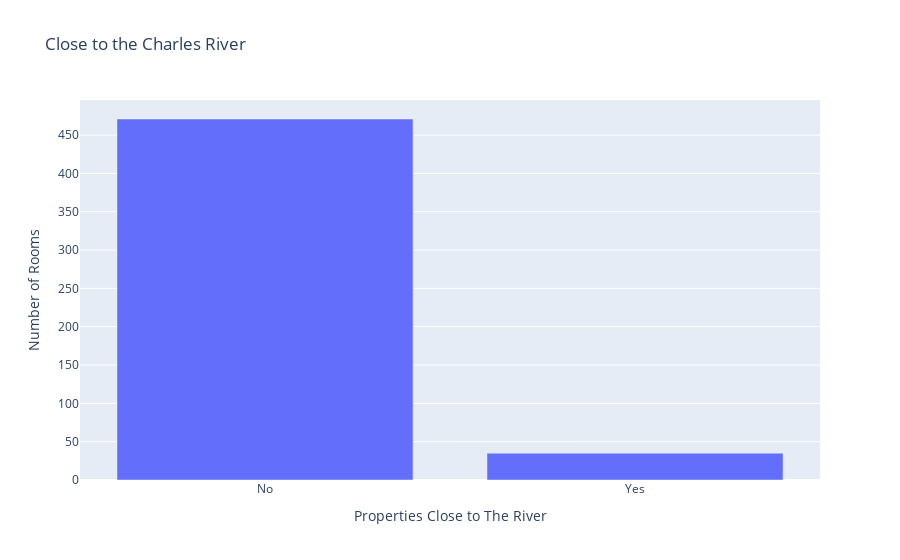

Write notebook code for a chart like this one.
### Code cell
bar = px.bar(
            x=['No', 'Yes' ],
            y=access_to_river,
            color_continuous_scale=px.colors.sequential.Magenta,
            title='Close to the Charles River'
)

bar.update_layout(
                xaxis_title='Properties Close to The River',
                yaxis_title='Number of Rooms',
                coloraxis_showscale=False
)

bar.show()

### Figure 1 — Plotly figure (JSON) as saved in the notebook; plotly's stock layout.template omitted (floating-point values rounded to 4 significant figures)
{"data": [{"alignmentgroup": "True", "hovertemplate": "x=%{x}<br>y=%{y}<extra></extra>", "legendgroup": "", "marker": {"color": "#636efa", "pattern": {"shape": ""}}, "name": "", "offsetgroup": "", "orientation": "v", "showlegend": false, "textposition": "auto", "type": "bar", "x": ["No", "Yes"], "xaxis": "x", "y": [471, 35], "yaxis": "y"}], "layout": {"barmode": "relative", "coloraxis": {"showscale": false}, "legend": {"tracegroupgap": 0}, "title": {"text": "Close to the Charles River"}, "xaxis": {"anchor": "y", "domain": [0, 1], "title": {"text": "Properties Close to The River"}}, "yaxis": {"anchor": "x", "domain": [0, 1], "title": {"text": "Number of Rooms"}}}}
